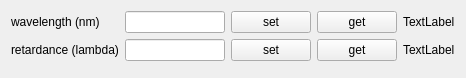
<?xml version="1.0" encoding="UTF-8"?>
<ui version="4.0">
 <class>Form</class>
 <widget class="QWidget" name="Form">
  <property name="geometry">
   <rect>
    <x>0</x>
    <y>0</y>
    <width>445</width>
    <height>78</height>
   </rect>
  </property>
  <property name="windowTitle">
   <string>Form</string>
  </property>
  <layout class="QVBoxLayout" name="verticalLayout">
   <item>
    <layout class="QGridLayout" name="gridLayout">
     <item row="0" column="0">
      <widget class="QLabel" name="label">
       <property name="text">
        <string>wavelength (nm)</string>
       </property>
      </widget>
     </item>
     <item row="0" column="1">
      <widget class="QLineEdit" name="lineEdit">
       <property name="minimumSize">
        <size>
         <width>100</width>
         <height>0</height>
        </size>
       </property>
       <property name="maximumSize">
        <size>
         <width>100</width>
         <height>16777215</height>
        </size>
       </property>
      </widget>
     </item>
     <item row="0" column="2">
      <widget class="QPushButton" name="pushButton">
       <property name="text">
        <string>set</string>
       </property>
      </widget>
     </item>
     <item row="0" column="3">
      <widget class="QPushButton" name="pushButton_3">
       <property name="text">
        <string>get</string>
       </property>
      </widget>
     </item>
     <item row="0" column="4">
      <widget class="QLabel" name="label_3">
       <property name="text">
        <string>TextLabel</string>
       </property>
       <property name="textInteractionFlags">
        <set>Qt::LinksAccessibleByKeyboard|Qt::LinksAccessibleByMouse|Qt::TextBrowserInteraction|Qt::TextSelectableByKeyboard|Qt::TextSelectableByMouse</set>
       </property>
      </widget>
     </item>
     <item row="0" column="5">
      <spacer name="horizontalSpacer">
       <property name="orientation">
        <enum>Qt::Horizontal</enum>
       </property>
       <property name="sizeHint" stdset="0">
        <size>
         <width>40</width>
         <height>20</height>
        </size>
       </property>
      </spacer>
     </item>
     <item row="1" column="0">
      <widget class="QLabel" name="label_2">
       <property name="text">
        <string>retardance (lambda)</string>
       </property>
      </widget>
     </item>
     <item row="1" column="1">
      <widget class="QLineEdit" name="lineEdit_2">
       <property name="minimumSize">
        <size>
         <width>100</width>
         <height>0</height>
        </size>
       </property>
       <property name="maximumSize">
        <size>
         <width>100</width>
         <height>16777215</height>
        </size>
       </property>
      </widget>
     </item>
     <item row="1" column="2">
      <widget class="QPushButton" name="pushButton_2">
       <property name="text">
        <string>set</string>
       </property>
      </widget>
     </item>
     <item row="1" column="3">
      <widget class="QPushButton" name="pushButton_4">
       <property name="text">
        <string>get</string>
       </property>
      </widget>
     </item>
     <item row="1" column="4">
      <widget class="QLabel" name="label_4">
       <property name="text">
        <string>TextLabel</string>
       </property>
       <property name="textInteractionFlags">
        <set>Qt::LinksAccessibleByKeyboard|Qt::LinksAccessibleByMouse|Qt::TextBrowserInteraction|Qt::TextSelectableByKeyboard|Qt::TextSelectableByMouse</set>
       </property>
      </widget>
     </item>
     <item row="1" column="5">
      <spacer name="horizontalSpacer_2">
       <property name="orientation">
        <enum>Qt::Horizontal</enum>
       </property>
       <property name="sizeHint" stdset="0">
        <size>
         <width>40</width>
         <height>20</height>
        </size>
       </property>
      </spacer>
     </item>
     <item row="2" column="2">
      <spacer name="verticalSpacer">
       <property name="orientation">
        <enum>Qt::Vertical</enum>
       </property>
       <property name="sizeHint" stdset="0">
        <size>
         <width>20</width>
         <height>40</height>
        </size>
       </property>
      </spacer>
     </item>
    </layout>
   </item>
  </layout>
 </widget>
 <resources/>
 <connections/>
</ui>
